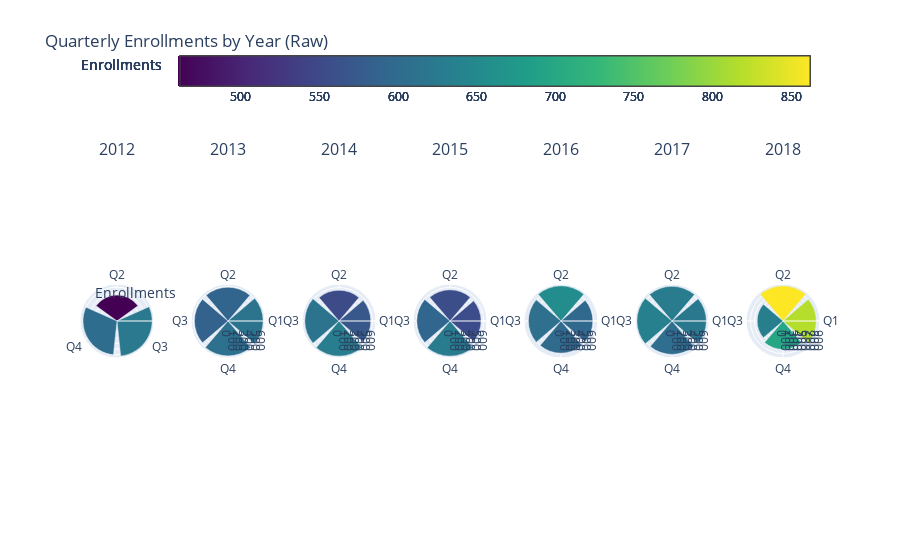

Notebook cell for this chart:
### Code cell
plot_quarterly_enrollments_subplots(enrollments, False)

### Figure 1 — Plotly figure (JSON) as saved in the notebook; plotly's stock layout.template omitted (floating-point values rounded to 4 significant figures)
{"data": [{"marker": {"cmax": 862, "cmin": 460, "color": [460, 623, 603], "colorbar": {"orientation": "h", "title": {"text": "Enrollments"}, "x": 0.5, "xanchor": "center", "y": 1.15}, "colorscale": [[0, "#440154"], [0.1111, "#482878"], [0.2222, "#3e4989"], [0.3333, "#31688e"], [0.4444, "#26828e"], [0.5556, "#1f9e89"], [0.6667, "#35b779"], [0.7778, "#6ece58"], [0.8889, "#b5de2b"], [1, "#fde725"]]}, "name": "2012", "r": [460, 623, 603], "subplot": "polar", "theta": ["Q2", "Q3", "Q4"], "type": "barpolar"}, {"marker": {"cmax": 862, "cmin": 460, "color": [613, 589, 586, 609], "colorbar": {"orientation": "h", "title": {"text": "Enrollments"}, "x": 0.5, "xanchor": "center", "y": 1.15}, "colorscale": [[0, "#440154"], [0.1111, "#482878"], [0.2222, "#3e4989"], [0.3333, "#31688e"], [0.4444, "#26828e"], [0.5556, "#1f9e89"], [0.6667, "#35b779"], [0.7778, "#6ece58"], [0.8889, "#b5de2b"], [1, "#fde725"]]}, "name": "2013", "r": [613, 589, 586, 609], "subplot": "polar2", "theta": ["Q1", "Q2", "Q3", "Q4"], "type": "barpolar"}, {"marker": {"cmax": 862, "cmin": 460, "color": [571, 553, 615, 631], "colorbar": {"orientation": "h", "title": {"text": "Enrollments"}, "x": 0.5, "xanchor": "center", "y": 1.15}, "colorscale": [[0, "#440154"], [0.1111, "#482878"], [0.2222, "#3e4989"], [0.3333, "#31688e"], [0.4444, "#26828e"], [0.5556, "#1f9e89"], [0.6667, "#35b779"], [0.7778, "#6ece58"], [0.8889, "#b5de2b"], [1, "#fde725"]]}, "name": "2014", "r": [571, 553, 615, 631], "subplot": "polar3", "theta": ["Q1", "Q2", "Q3", "Q4"], "type": "barpolar"}, {"marker": {"cmax": 862, "cmin": 460, "color": [554, 557, 593, 627], "colorbar": {"orientation": "h", "title": {"text": "Enrollments"}, "x": 0.5, "xanchor": "center", "y": 1.15}, "colorscale": [[0, "#440154"], [0.1111, "#482878"], [0.2222, "#3e4989"], [0.3333, "#31688e"], [0.4444, "#26828e"], [0.5556, "#1f9e89"], [0.6667, "#35b779"], [0.7778, "#6ece58"], [0.8889, "#b5de2b"], [1, "#fde725"]]}, "name": "2015", "r": [554, 557, 593, 627], "subplot": "polar4", "theta": ["Q1", "Q2", "Q3", "Q4"], "type": "barpolar"}, {"marker": {"cmax": 862, "cmin": 460, "color": [594, 655, 608, 599], "colorbar": {"orientation": "h", "title": {"text": "Enrollments"}, "x": 0.5, "xanchor": "center", "y": 1.15}, "colorscale": [[0, "#440154"], [0.1111, "#482878"], [0.2222, "#3e4989"], [0.3333, "#31688e"], [0.4444, "#26828e"], [0.5556, "#1f9e89"], [0.6667, "#35b779"], [0.7778, "#6ece58"], [0.8889, "#b5de2b"], [1, "#fde725"]]}, "name": "2016", "r": [594, 655, 608, 599], "subplot": "polar5", "theta": ["Q1", "Q2", "Q3", "Q4"], "type": "barpolar"}, {"marker": {"cmax": 862, "cmin": 460, "color": [621, 627, 635, 604], "colorbar": {"orientation": "h", "title": {"text": "Enrollments"}, "x": 0.5, "xanchor": "center", "y": 1.15}, "colorscale": [[0, "#440154"], [0.1111, "#482878"], [0.2222, "#3e4989"], [0.3333, "#31688e"], [0.4444, "#26828e"], [0.5556, "#1f9e89"], [0.6667, "#35b779"], [0.7778, "#6ece58"], [0.8889, "#b5de2b"], [1, "#fde725"]]}, "name": "2017", "r": [621, 627, 635, 604], "subplot": "polar6", "theta": ["Q1", "Q2", "Q3", "Q4"], "type": "barpolar"}, {"marker": {"cmax": 862, "cmin": 460, "color": [817, 862, 634, 697], "colorbar": {"orientation": "h", "title": {"text": "Enrollments"}, "x": 0.5, "xanchor": "center", "y": 1.15}, "colorscale": [[0, "#440154"], [0.1111, "#482878"], [0.2222, "#3e4989"], [0.3333, "#31688e"], [0.4444, "#26828e"], [0.5556, "#1f9e89"], [0.6667, "#35b779"], [0.7778, "#6ece58"], [0.8889, "#b5de2b"], [1, "#fde725"]]}, "name": "2018", "r": [817, 862, 634, 697], "subplot": "polar7", "theta": ["Q1", "Q2", "Q3", "Q4"], "type": "barpolar"}], "layout": {"annotations": [{"font": {"size": 16}, "showarrow": false, "text": "2012", "x": 0.05, "xanchor": "center", "xref": "paper", "y": 1, "yanchor": "bottom", "yref": "paper"}, {"font": {"size": 16}, "showarrow": false, "text": "2013", "x": 0.2, "xanchor": "center", "xref": "paper", "y": 1, "yanchor": "bottom", "yref": "paper"}, {"font": {"size": 16}, "showarrow": false, "text": "2014", "x": 0.35, "xanchor": "center", "xref": "paper", "y": 1, "yanchor": "bottom", "yref": "paper"}, {"font": {"size": 16}, "showarrow": false, "text": "2015", "x": 0.5, "xanchor": "center", "xref": "paper", "y": 1, "yanchor": "bottom", "yref": "paper"}, {"font": {"size": 16}, "showarrow": false, "text": "2016", "x": 0.65, "xanchor": "center", "xref": "paper", "y": 1, "yanchor": "bottom", "yref": "paper"}, {"font": {"size": 16}, "showarrow": false, "text": "2017", "x": 0.8, "xanchor": "center", "xref": "paper", "y": 1, "yanchor": "bottom", "yref": "paper"}, {"font": {"size": 16}, "showarrow": false, "text": "2018", "x": 0.95, "xanchor": "center", "xref": "paper", "y": 1, "yanchor": "bottom", "yref": "paper"}], "polar": {"angularaxis": {"direction": "clockwise", "rotation": 90}, "domain": {"x": [0, 0.1], "y": [0, 1]}, "radialaxis": {"showticklabels": false, "title": {"text": "Enrollments"}}}, "polar2": {"domain": {"x": [0.15, 0.25], "y": [0, 1]}}, "polar3": {"domain": {"x": [0.3, 0.4], "y": [0, 1]}}, "polar4": {"domain": {"x": [0.45, 0.55], "y": [0, 1]}}, "polar5": {"domain": {"x": [0.6, 0.7], "y": [0, 1]}}, "polar6": {"domain": {"x": [0.75, 0.85], "y": [0, 1]}}, "polar7": {"domain": {"x": [0.9, 1], "y": [0, 1]}}, "showlegend": false, "title": {"text": "Quarterly Enrollments by Year (Raw)"}}}
